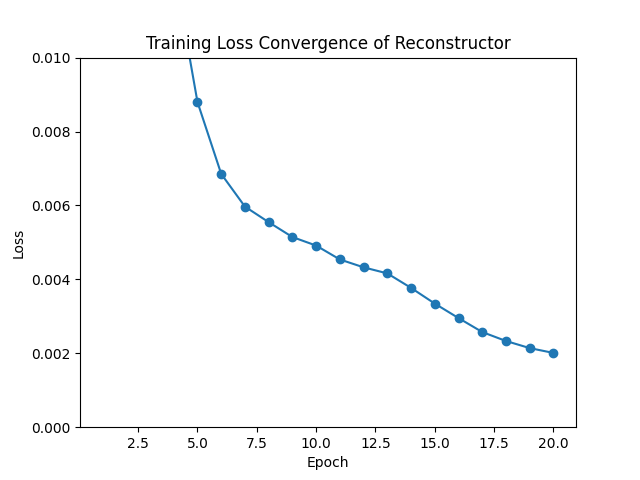

Python code for this plot:
import torch
import torch.nn as nn
import torch.nn.functional as F
from torch.utils.data import DataLoader, TensorDataset
import torch.optim as optim
import matplotlib.pyplot as plt
from torchvision.utils import save_image

class Reconstructor(nn.Module):
    def __init__(self):
        super(Reconstructor, self).__init__()
        # Encoder for images
        self.encoder = nn.Sequential(
            nn.Conv2d(3, 16, kernel_size=4, stride=2, padding=1),  # 128x128 -> 64x64
            nn.ReLU(),
            nn.Conv2d(16, 32, kernel_size=4, stride=2, padding=1),  # 64x64 -> 32x32
            nn.ReLU(),
            nn.Conv2d(32, 64, kernel_size=4, stride=2, padding=1),  # 32x32 -> 16x16
            nn.ReLU(),
            nn.Conv2d(64, 128, kernel_size=4, stride=2, padding=1),  # 16x16 -> 8x8
            nn.ReLU()
        )
        # Encoder for actions
        self.action_encoder = nn.Sequential(
            nn.Linear(1, 32),
            nn.ReLU()
        )
        # Decoder
        self.decoder = nn.Sequential(
            nn.ConvTranspose2d(128 + 32, 64, kernel_size=4, stride=2, padding=1),  # 8x8 -> 16x16
            nn.ReLU(),
            nn.ConvTranspose2d(64, 32, kernel_size=4, stride=2, padding=1),  # 16x16 -> 32x32
            nn.ReLU(),
            nn.ConvTranspose2d(32, 16, kernel_size=4, stride=2, padding=1),  # 32x32 -> 64x64
            nn.ReLU(),
            nn.ConvTranspose2d(16, 3, kernel_size=4, stride=2, padding=1),  # 64x64 -> 128x128
            nn.Sigmoid()  # Use sigmoid to get output in range [0, 1]
        )

    def forward(self, img, action):
        # Encoder output shape: [batch, 128, 8, 8]
        img_encoded = self.encoder(img)
        
        # Action encoding shape: [batch, 32] -> reshape/expand -> [batch, 32, 8, 8]
        action_encoded = self.action_encoder(action).unsqueeze(2).unsqueeze(3)
        action_encoded = action_encoded.expand(-1, -1, img_encoded.size(2), img_encoded.size(3))

        # Concatenate along channel dimension -> [batch, 128+32, 8, 8]
        combined = torch.cat((img_encoded, action_encoded), dim=1)
        
        # Pass the 4D tensor into the convolutional decoder
        output = self.decoder(combined)
        return output

def load_data(idx):
    imgs_before = torch.load(f"./hw1_sample/imgsBefore_{idx}.pt")
    imgs_after = torch.load(f"./hw1_sample/imgsAfter_{idx}.pt")
    actions = torch.load(f"./hw1_sample/actions_{idx}.pt")
    return imgs_before, imgs_after, actions

def load_test_data(idx):
    imgs_before = torch.load(f"./hw1_test/imgsBefore_{idx}.pt")
    imgs_after = torch.load(f"./hw1_test/imgsAfter_{idx}.pt")
    actions = torch.load(f"./hw1_test/actions_{idx}.pt")
    return imgs_before, imgs_after, actions

def train():
    # Load data for all indices
    all_imgs_before = []
    all_imgs_after = []
    all_actions = []
    for i in range(8):
        imgs_before, imgs_after, actions = load_data(i)
        all_imgs_before.append(imgs_before)
        all_imgs_after.append(imgs_after)
        all_actions.append(actions)

    # Concatenate all data
    imgs_before = torch.cat(all_imgs_before)
    imgs_after = torch.cat(all_imgs_after)
    actions = torch.cat(all_actions)

    # Normalize the images to [0, 1]
    imgs_before = imgs_before.float() / 255.0
    imgs_after = imgs_after.float() / 255.0
    actions = actions.view(-1, 1).float()

    # Create a dataset and dataloader
    dataset = TensorDataset(imgs_before, imgs_after, actions)
    dataloader = DataLoader(dataset, batch_size=32, shuffle=True)

    model = Reconstructor()

    # Define loss function and optimizer
    criterion = nn.MSELoss()
    optimizer = optim.Adam(model.parameters(), lr=0.001)

    # Training loop
    num_epochs = 20
    loss_values = []
    for epoch in range(num_epochs):
        print(f"Epoch {epoch+1}/{num_epochs} started.")
        epoch_loss = 0
        for batch_idx, (batch_imgs_before, batch_imgs_after, batch_actions) in enumerate(dataloader):
            # Zero the parameter gradients
            optimizer.zero_grad()

            # Forward pass
            outputs = model(batch_imgs_before, batch_actions)

            # Compute loss
            loss = criterion(outputs, batch_imgs_after)

            # Backward pass and optimize
            loss.backward()
            optimizer.step()

            epoch_loss += loss.item()

            if (batch_idx + 1) % 10 == 0:
                print(f"Epoch [{epoch+1}/{num_epochs}], Batch [{batch_idx+1}/{len(dataloader)}], Loss: {loss.item():.4f}")

        average_epoch_loss = epoch_loss / len(dataloader)
        loss_values.append(average_epoch_loss)
        print(f"Epoch [{epoch+1}/{num_epochs}] finished with Loss: {average_epoch_loss:.4f}")

    print("Finished Training")
    
    # Save the model
    torch.save(model.state_dict(), "hw1_3.pt")

    # Plot the loss values and save the plot
    plt.plot(range(1, num_epochs + 1), loss_values, marker='o')
    plt.xlabel('Epoch')
    plt.ylabel('Loss')
    plt.title('Training Loss Convergence of Reconstructor')
    plt.ylim(0, 0.01)  # Set y-axis limits between 0 and 0.01
    plt.savefig('hw1_3.png')
    plt.close()

def test():
    # Load test data for all indices
    all_imgs_before = []
    all_imgs_after = []
    all_actions = []
    for i in range(8):
        imgs_before, imgs_after, actions = load_test_data(i)
        all_imgs_before.append(imgs_before)
        all_imgs_after.append(imgs_after)
        all_actions.append(actions)

    # Concatenate all test data
    imgs_before = torch.cat(all_imgs_before)
    imgs_after = torch.cat(all_imgs_after)
    actions = torch.cat(all_actions)

    # Normalize the images to [0, 1]
    imgs_before = imgs_before.float() / 255.0
    imgs_after = imgs_after.float() / 255.0
    actions = actions.view(-1, 1).float()

    # Create a dataset and dataloader for evaluation
    dataset = TensorDataset(imgs_before, imgs_after, actions)
    dataloader = DataLoader(dataset, batch_size=32, shuffle=False)

    # Load and evaluate the Reconstructor model
    reconstructor_model = Reconstructor()
    reconstructor_model.load_state_dict(torch.load('hw1_3.pt'))
    reconstructor_model.eval()
    criterion = nn.MSELoss()
    total_loss = 0

    with torch.no_grad():
        for batch_idx, (batch_imgs_before, batch_imgs_after, batch_actions) in enumerate(dataloader):
            outputs = reconstructor_model(batch_imgs_before, batch_actions)
            loss = criterion(outputs, batch_imgs_after)
            total_loss += loss.item()

            # Save the resulting images next to imgsAfter
            for i in range(outputs.size(0)):
                combined = torch.cat((batch_imgs_after[i], outputs[i]), dim=2)  # Concatenate images side-by-side
                save_image(combined, f"./hw1_3_output/combined_{batch_idx * dataloader.batch_size + i}.png")

    average_loss = total_loss / len(dataloader)
    print(f"Average Evaluation Loss for Reconstructor: {average_loss:.4f}")

import argparse

if __name__ == "__main__":
    parser = argparse.ArgumentParser(description="Train or Test the Reconstructor model")
    parser.add_argument('--mode', type=str, choices=['train', 'test'], required=True, help="Mode to run: 'train' or 'test'")
    args = parser.parse_args()

    if args.mode == 'train':
        train()
    elif args.mode == 'test':
        test()
